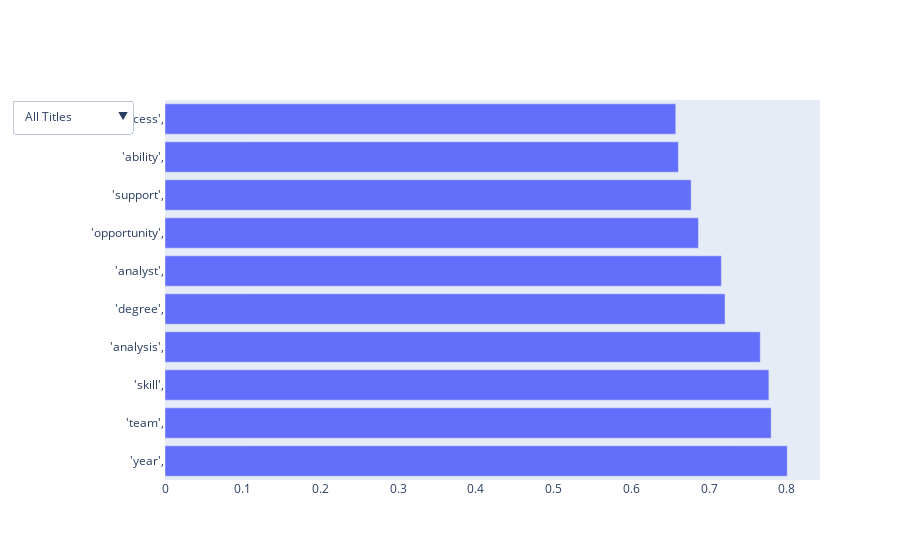

Notebook code cell kept with this figure:
### Markdown cell above
Taking a look at the unique words overall, and then for each title. For each title, if it is in 50% of another titles list, it isn't considered unique.

### Code cell
w.plot_top_words_frequency_with_plotly(train)

### Figure 1 — Plotly figure (JSON) as saved in the notebook; plotly's stock layout.template omitted (floating-point values rounded to 4 significant figures)
{"data": [{"name": "All Titles", "orientation": "h", "type": "bar", "visible": true, "x": [0.8004, 0.7797, 0.7768, 0.7657, 0.7204, 0.7157, 0.6862, 0.6768, 0.6604, 0.657], "y": ["'year',", "'team',", "'skill',", "'analysis',", "'degree',", "'analyst',", "'opportunity',", "'support',", "'ability',", "'process',"]}, {"name": "Data Analyst", "orientation": "h", "type": "bar", "visible": false, "x": [0.6394, 0.6354, 0.6216, 0.6212, 0.6125, 0.6057, 0.6012, 0.6002, 0.5992, 0.59], "y": ["'including',", "'management',", "'requirement',", "'information',", "'tool',", "'bachelor',", "'project',", "'report',", "'related',", "'sql',"]}, {"name": "Data Engineer", "orientation": "h", "type": "bar", "visible": false, "x": [0.7018, 0.6884, 0.6767, 0.67, 0.6549, 0.6415, 0.6332, 0.6298, 0.6114, 0.6047], "y": ["'engineer',", "'tool',", "'system',", "'engineering',", "'solution',", "'sql',", "'analytics',", "'working',", "'technology',", "'development',"]}, {"name": "Data Scientist", "orientation": "h", "type": "bar", "visible": false, "x": [0.8339, 0.734, 0.7048, 0.6599, 0.6577, 0.6431, 0.6105, 0.6049, 0.5982, 0.5937], "y": ["'science',", "'python',", "'analytics',", "'scientist',", "'learning',", "'model',", "'solution',", "'sql',", "'related',", "'company',"]}], "layout": {"updatemenus": [{"buttons": [{"args": [{"visible": [true, false, false, false]}, {"title": "Top Words in All Titles"}], "label": "All Titles", "method": "update"}, {"args": [{"visible": [false, true, false, false]}, {"title": "Top Words in Data Analyst"}], "label": "Data Analyst", "method": "update"}, {"args": [{"visible": [false, false, true, false]}, {"title": "Top Words in Data Engineer"}], "label": "Data Engineer", "method": "update"}, {"args": [{"visible": [false, false, false, true]}, {"title": "Top Words in Data Scientist"}], "label": "Data Scientist", "method": "update"}], "direction": "down", "showactive": true}]}}
